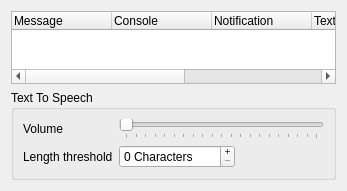
<ui version="4.0" >
 <class>LogConfig</class>
 <widget class="QWidget" name="LogConfig" >
  <property name="geometry" >
   <rect>
    <x>0</x>
    <y>0</y>
    <width>347</width>
    <height>191</height>
   </rect>
  </property>
  <property name="windowTitle" >
   <string>Messages</string>
  </property>
  <layout class="QVBoxLayout" >
   <item>
    <widget class="QTreeWidget" name="qtwMessages" >
     <property name="alternatingRowColors" >
      <bool>true</bool>
     </property>
     <property name="selectionMode" >
      <enum>QAbstractItemView::SingleSelection</enum>
     </property>
     <property name="rootIsDecorated" >
      <bool>false</bool>
     </property>
     <property name="uniformRowHeights" >
      <bool>true</bool>
     </property>
     <property name="itemsExpandable" >
      <bool>false</bool>
     </property>
     <column>
      <property name="text" >
       <string>Message</string>
      </property>
     </column>
     <column>
      <property name="text" >
       <string>Console</string>
      </property>
     </column>
     <column>
      <property name="text" >
       <string>Notification</string>
      </property>
     </column>
     <column>
      <property name="text" >
       <string>Text-To-Speech</string>
      </property>
     </column>
     <column>
      <property name="text" >
       <string>Soundfile</string>
      </property>
     </column>
     <column>
      <property name="text" >
       <string>Path</string>
      </property>
     </column>
    </widget>
   </item>
   <item>
    <widget class="QGroupBox" name="qgbTTS" >
     <property name="title" >
      <string>Text To Speech</string>
     </property>
     <layout class="QGridLayout" >
      <item row="0" column="0" >
       <widget class="QLabel" name="qlVolume" >
        <property name="text" >
         <string>Volume</string>
        </property>
        <property name="buddy" >
         <cstring>qsVolume</cstring>
        </property>
       </widget>
      </item>
      <item row="0" column="1" colspan="2" >
       <widget class="QSlider" name="qsVolume" >
        <property name="toolTip" >
         <string>Volume of Text-To-Speech Engine</string>
        </property>
        <property name="whatsThis" >
         <string>&lt;b>This is the volume used for the speech synthesis.&lt;/b></string>
        </property>
        <property name="maximum" >
         <number>100</number>
        </property>
        <property name="singleStep" >
         <number>5</number>
        </property>
        <property name="pageStep" >
         <number>20</number>
        </property>
        <property name="orientation" >
         <enum>Qt::Horizontal</enum>
        </property>
        <property name="tickPosition" >
         <enum>QSlider::TicksBelow</enum>
        </property>
        <property name="tickInterval" >
         <number>5</number>
        </property>
       </widget>
      </item>
      <item row="1" column="0" >
       <widget class="QLabel" name="qlThreshold" >
        <property name="text" >
         <string>Length threshold</string>
        </property>
        <property name="buddy" >
         <cstring>qsbThreshold</cstring>
        </property>
       </widget>
      </item>
      <item row="1" column="1" >
       <widget class="QSpinBox" name="qsbThreshold" >
        <property name="toolTip" >
         <string>Message length threshold for Text-To-Speech Engine</string>
        </property>
        <property name="whatsThis" >
         <string>&lt;b>This is the length threshold used for the Text-To-Speech Engine.&lt;/b>&lt;br />Messages longer than this limit will not be read aloud in their full length.</string>
        </property>
        <property name="buttonSymbols" >
         <enum>QAbstractSpinBox::PlusMinus</enum>
        </property>
        <property name="suffix" >
         <string> Characters</string>
        </property>
        <property name="maximum" >
         <number>5000</number>
        </property>
        <property name="singleStep" >
         <number>10</number>
        </property>
       </widget>
      </item>
      <item row="1" column="2" >
       <spacer>
        <property name="orientation" >
         <enum>Qt::Horizontal</enum>
        </property>
        <property name="sizeHint" stdset="0" >
         <size>
          <width>8</width>
          <height>16</height>
         </size>
        </property>
       </spacer>
      </item>
     </layout>
    </widget>
   </item>
  </layout>
 </widget>
 <resources>
  <include location="mumble.qrc" />
 </resources>
 <connections/>
</ui>
